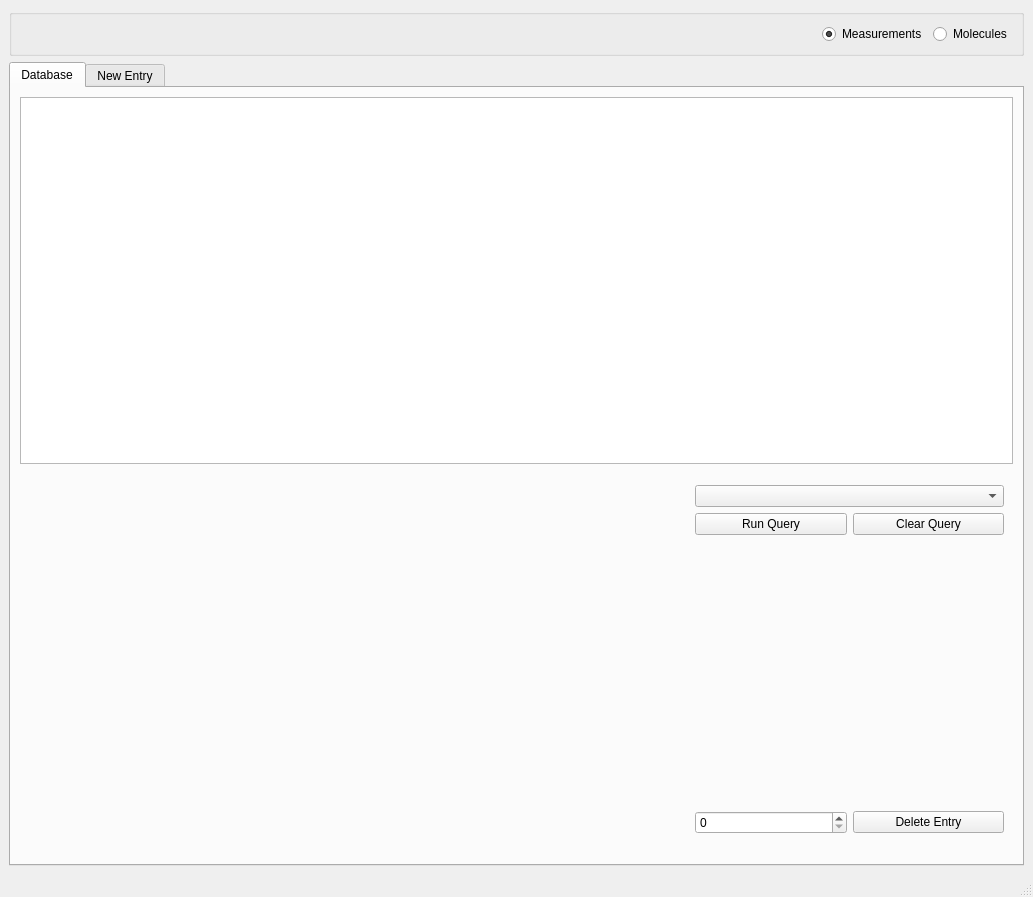
<?xml version="1.0" encoding="UTF-8"?>
<ui version="4.0">
 <class>MainWindow</class>
 <widget class="QMainWindow" name="MainWindow">
  <property name="geometry">
   <rect>
    <x>0</x>
    <y>0</y>
    <width>1033</width>
    <height>897</height>
   </rect>
  </property>
  <property name="sizePolicy">
   <sizepolicy hsizetype="Expanding" vsizetype="Expanding">
    <horstretch>0</horstretch>
    <verstretch>0</verstretch>
   </sizepolicy>
  </property>
  <property name="windowTitle">
   <string>specatalog</string>
  </property>
  <widget class="QWidget" name="centralwidget">
   <property name="sizePolicy">
    <sizepolicy hsizetype="Expanding" vsizetype="Expanding">
     <horstretch>0</horstretch>
     <verstretch>0</verstretch>
    </sizepolicy>
   </property>
   <layout class="QGridLayout" name="gridLayout_3">
    <item row="1" column="1">
     <widget class="QTabWidget" name="tabWidget">
      <property name="currentIndex">
       <number>0</number>
      </property>
      <widget class="QWidget" name="tab_1">
       <attribute name="title">
        <string>Database</string>
       </attribute>
       <layout class="QGridLayout" name="gridLayout">
        <item row="1" column="0" rowspan="4">
         <layout class="QFormLayout" name="FormFilter"/>
        </item>
        <item row="0" column="0" colspan="3">
         <widget class="QTableView" name="MeasurementsView"/>
        </item>
        <item row="2" column="2">
         <widget class="QWidget" name="widget" native="true">
          <layout class="QGridLayout" name="gridLayout_4">
           <item row="1" column="1">
            <widget class="QPushButton" name="ButtonClearQuery">
             <property name="text">
              <string>Clear Query</string>
             </property>
            </widget>
           </item>
           <item row="2" column="1">
            <spacer name="verticalSpacer_2">
             <property name="orientation">
              <enum>Qt::Vertical</enum>
             </property>
             <property name="sizeHint" stdset="0">
              <size>
               <width>20</width>
               <height>223</height>
              </size>
             </property>
            </spacer>
           </item>
           <item row="4" column="1">
            <widget class="QPushButton" name="ButtonDelete">
             <property name="text">
              <string>Delete Entry</string>
             </property>
            </widget>
           </item>
           <item row="4" column="0">
            <widget class="QSpinBox" name="SpinBoxDelete"/>
           </item>
           <item row="1" column="0">
            <widget class="QPushButton" name="ButtonQuery">
             <property name="text">
              <string>Run Query</string>
             </property>
            </widget>
           </item>
           <item row="0" column="0" colspan="2">
            <widget class="QComboBox" name="ComboModelChoice"/>
           </item>
          </layout>
         </widget>
        </item>
       </layout>
      </widget>
      <widget class="QWidget" name="tab_3">
       <attribute name="title">
        <string>New Entry</string>
       </attribute>
       <layout class="QGridLayout" name="gridLayout_2">
        <item row="4" column="0">
         <widget class="QLineEdit" name="LineRawDataInput">
          <property name="acceptDrops">
           <bool>true</bool>
          </property>
          <property name="placeholderText">
           <string>Drag raw data file here</string>
          </property>
         </widget>
        </item>
        <item row="0" column="0" colspan="3">
         <layout class="QFormLayout" name="FormNewEntry"/>
        </item>
        <item row="3" column="0">
         <widget class="QComboBox" name="ComboModelChoiceNewEntry"/>
        </item>
        <item row="4" column="2">
         <widget class="QPushButton" name="ButtonRawDataInput">
          <property name="text">
           <string>Choose raw data file</string>
          </property>
         </widget>
        </item>
        <item row="4" column="1">
         <widget class="QComboBox" name="ComboRawFormat"/>
        </item>
        <item row="3" column="1" colspan="2">
         <widget class="QPushButton" name="ButtonNewEntry">
          <property name="text">
           <string>Submit new Entry</string>
          </property>
         </widget>
        </item>
       </layout>
      </widget>
     </widget>
    </item>
    <item row="0" column="1">
     <widget class="QGroupBox" name="groupBox">
      <layout class="QHBoxLayout" name="horizontalLayout">
       <item>
        <spacer name="horizontalSpacer">
         <property name="orientation">
          <enum>Qt::Horizontal</enum>
         </property>
         <property name="sizeHint" stdset="0">
          <size>
           <width>40</width>
           <height>20</height>
          </size>
         </property>
        </spacer>
       </item>
       <item>
        <widget class="QRadioButton" name="RadioMeasurements">
         <property name="text">
          <string>Measurements</string>
         </property>
         <property name="checked">
          <bool>true</bool>
         </property>
        </widget>
       </item>
       <item>
        <widget class="QRadioButton" name="RadioMolecules">
         <property name="text">
          <string>Molecules</string>
         </property>
        </widget>
       </item>
      </layout>
     </widget>
    </item>
   </layout>
  </widget>
  <widget class="QStatusBar" name="statusbar"/>
 </widget>
 <resources/>
 <connections/>
</ui>
